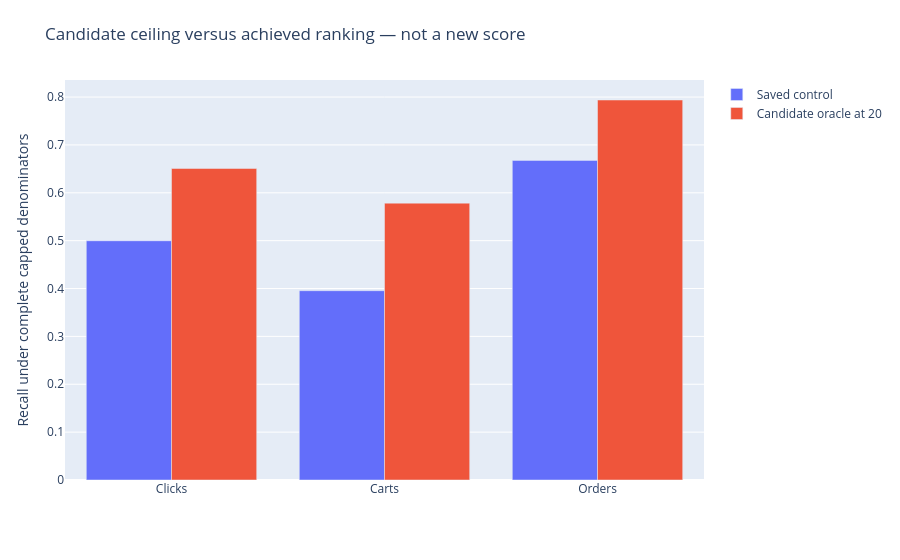

Notebook source saved alongside this figure:
### Markdown cell above
## 8 · Candidate ceiling versus achieved ranking

### Code cell
path=ROOT/'outputs/plots/08.json'
if hashlib.sha256(path.read_bytes()).hexdigest()!=receipt['plot_hashes'][path.name]:raise ValueError('Plot checksum changed')
display({'application/vnd.plotly.v1+json':json.loads(path.read_text())},raw=True)

### Figure 1 — Plotly figure (JSON) as saved in the notebook; plotly's stock layout.template omitted (floating-point values rounded to 4 significant figures)
{"data": [{"name": "Saved control", "type": "bar", "x": ["Clicks", "Carts", "Orders"], "y": [0.4997, 0.3955, 0.6677]}, {"name": "Candidate oracle at 20", "type": "bar", "x": ["Clicks", "Carts", "Orders"], "y": [0.6508, 0.5784, 0.7938]}], "layout": {"barmode": "group", "margin": {"b": 80, "l": 65, "r": 35, "t": 80}, "title": {"text": "Candidate ceiling versus achieved ranking — not a new score"}, "yaxis": {"title": {"text": "Recall under complete capped denominators"}}}}
